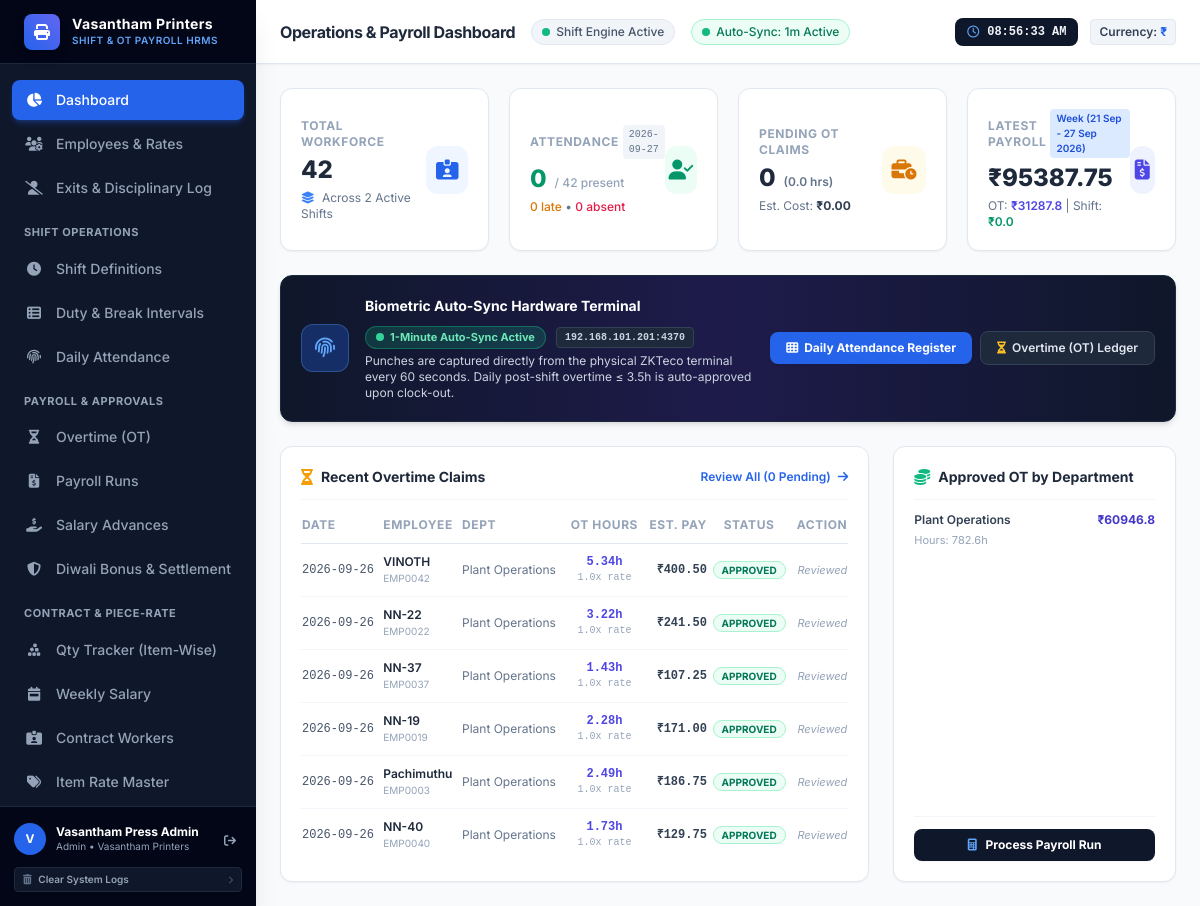
Page / (signed in) on the earlier database version.
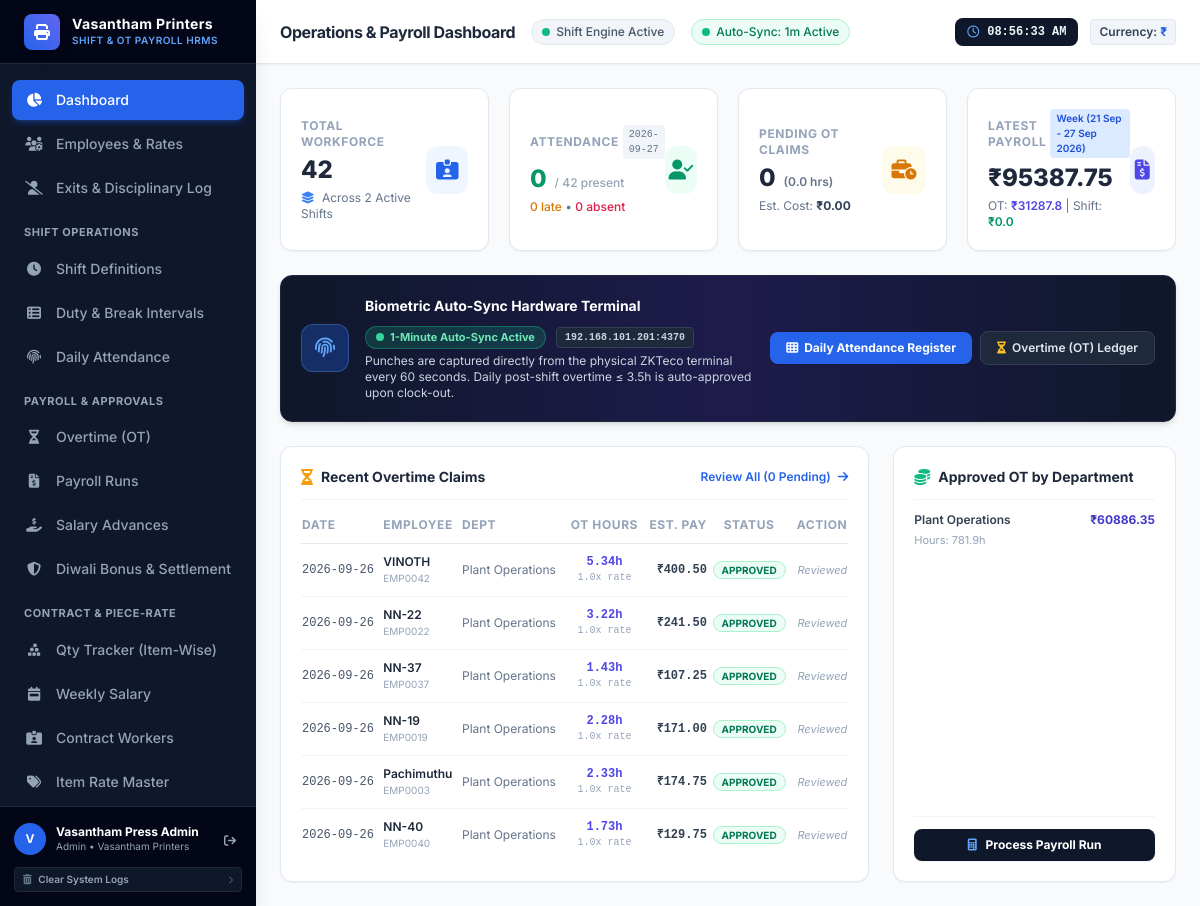
Same page on the later database version.
### tables this page shows
CREATE TABLE overtime_records (
        id INTEGER PRIMARY KEY AUTOINCREMENT,
        employee_id INTEGER NOT NULL REFERENCES employees(id) ON DELETE CASCADE,
        attendance_id INTEGER REFERENCES attendance_records(id) ON DELETE SET NULL,
        date TEXT NOT NULL,               -- 'YYYY-MM-DD'
        ot_type TEXT NOT NULL DEFAULT 'NORMAL', -- 'NORMAL', 'WEEKEND', 'HOLIDAY'
        pre_shift_ot_hours REAL NOT NULL DEFAULT 0.0,
        post_shift_ot_hours REAL NOT NULL DEFAULT 0.0,
        total_ot_hours REAL NOT NULL DEFAULT 0.0,
        multiplier REAL NOT NULL DEFAULT 1.5,
        approved_hours REAL NOT NULL DEFAULT 0.0,
        calculated_ot_pay REAL NOT NULL DEFAULT 0.0,
        status TEXT NOT NULL DEFAULT 'PENDING', -- 'PENDING', 'APPROVED', 'REJECTED'
        reason TEXT,
        approved_by TEXT,
        approved_at TIMESTAMP,
        created_at TIMESTAMP DEFAULT CURRENT_TIMESTAMP
    );

CREATE TABLE departments (
        id INTEGER PRIMARY KEY AUTOINCREMENT,
        code TEXT UNIQUE NOT NULL,
        name TEXT NOT NULL,
        description TEXT,
        created_at TIMESTAMP DEFAULT CURRENT_TIMESTAMP
    );

CREATE TABLE employees (
        id INTEGER PRIMARY KEY AUTOINCREMENT,
        emp_no TEXT UNIQUE NOT NULL,
        first_name TEXT NOT NULL,
        last_name TEXT NOT NULL,
        email TEXT UNIQUE NOT NULL,
        phone TEXT,
        department_id INTEGER NOT NULL REFERENCES departments(id) ON DELETE RESTRICT,
        designation TEXT NOT NULL,
        join_date TEXT NOT NULL,
        default_shift_id INTEGER REFERENCES shifts(id) ON DELETE SET NULL,
        salary_type TEXT NOT NULL DEFAULT 'MONTHLY', -- 'MONTHLY' or 'HOURLY'
        base_salary REAL NOT NULL DEFAULT 30000.0,
        hourly_rate REAL NOT NULL DEFAULT 144.23,
        hra REAL NOT NULL DEFAULT 5000.0,
        special_allowance REAL NOT NULL DEFAULT 2500.0,
        pf_deduction_pct REAL NOT NULL DEFAULT 12.0,
        esi_deduction_pct REAL NOT NULL DEFAULT 0.75,
        tax_deduction_pct REAL NOT NULL DEFAULT 5.0,
        weekly_off_day INTEGER NOT NULL DEFAULT 6, -- 0=Monday, 6=Sunday
        is_active INTEGER NOT NULL DEFAULT 1,
        created_at TIMESTAMP DEFAULT CURRENT_TIMESTAMP
    , pay_frequency TEXT NOT NULL DEFAULT 'MONTHLY', pf_enabled INTEGER NOT NULL DEFAULT 0, esi_enabled INTEGER NOT NULL DEFAULT 0, shift_salary REAL NOT NULL DEFAULT 0.0, ot_hourly_rate REAL NOT NULL DEFAULT 0.0, safety_training_completed INTEGER NOT NULL DEFAULT 1, safety_training_date TEXT, safety_training_approved_by TEXT NOT NULL DEFAULT 'Press Safety Officer', employment_status TEXT NOT NULL DEFAULT 'ACTIVE', status_date TEXT, status_reason TEXT, is_admin INTEGER NOT NULL DEFAULT 0);

### routes/dashboard.py (the view)
@dashboard_bp.route("/")
def index():
    conn = get_db_connection()
    cursor = conn.cursor()
    today_str = date.today().strftime("%Y-%m-%d")
    cursor.execute("SELECT COUNT(*) as cnt FROM employees WHERE is_active = 1")
    total_employees = cursor.fetchone()["cnt"]
    cursor.execute("SELECT COUNT(*) as cnt FROM shifts WHERE is_active = 1")
    total_shifts = cursor.fetchone()["cnt"]
    cursor.execute("""
        SELECT
            COUNT(CASE WHEN status IN ('PRESENT', 'LATE') THEN 1 END) as present_count,
            COUNT(CASE WHEN status = 'LATE' THEN 1 END) as late_count,
            COUNT(CASE WHEN status = 'HALF_DAY' THEN 1 END) as half_day_count,
            COUNT(CASE WHEN status = 'ABSENT' THEN 1 END) as absent_count,
            COUNT(CASE WHEN status = 'WEEKLY_OFF' THEN 1 END) as off_count
        FROM attendance_records
        WHERE date = ?
    """, (today_str,))
    today_att = dict(cursor.fetchone())
    if sum(today_att.values()) == 0:
        cursor.execute("SELECT MAX(date) as max_date FROM attendance_records")
        latest_date_row = cursor.fetchone()
        eval_date = latest_date_row["max_date"] or today_str
        cursor.execute("""
            SELECT
                COUNT(CASE WHEN status IN ('PRESENT', 'LATE') THEN 1 END) as present_count,
                COUNT(CASE WHEN status = 'LATE' THEN 1 END) as late_count,
                COUNT(CASE WHEN status = 'HALF_DAY' THEN 1 END) as half_day_count,
                COUNT(CASE WHEN status = 'ABSENT' THEN 1 END) as absent_count,
                COUNT(CASE WHEN status = 'WEEKLY_OFF' THEN 1 END) as off_count
            FROM attendance_records
            WHERE date = ?
        """, (eval_date,))
        today_att = dict(cursor.fetchone())
    else:
        eval_date = today_str
    cursor.execute("""
        SELECT COUNT(*) as pending_count, COALESCE(SUM(total_ot_hours), 0.0) as pending_hours,
               COALESCE(SUM(calculated_ot_pay), 0.0) as pending_cost
        FROM overtime_records
        WHERE status = 'PENDING'
    """)
    pending_ot = dict(cursor.fetchone())
    cursor.execute("""
        SELECT * FROM payroll_runs
        ORDER BY year DESC, month DESC
        LIMIT 1
    """)
    latest_payroll_row = cursor.fetchone()
    latest_payroll = dict(latest_payroll_row) if latest_payroll_row else None
    cursor.execute("""
        SELECT s.name, s.code, s.color, COUNT(r.id) as emp_count
        FROM shifts s
        LEFT JOIN roster_schedules r ON s.id = r.shift_id AND r.date = ?
        GROUP BY s.id
        ORDER BY emp_count DESC
    """, (eval_date,))
    shift_breakdown = [dict(row) for row in cursor.fetchall()]
    cursor.execute("""
        SELECT o.*, e.first_name, e.last_name, e.emp_no, d.name as dept_name
        FROM overtime_records o
        JOIN employees e ON o.employee_id = e.id
        JOIN departments d ON e.department_id = d.id
        ORDER BY o.date DESC, o.id DESC
        LIMIT 6
    """)
    recent_ot = [dict(row) for row in cursor.fetchall()]
    cursor.execute("""
        SELECT d.name as dept_name,
               ROUND(SUM(o.approved_hours), 1) as total_ot_hours,
               ROUND(SUM(o.calculated_ot_pay), 2) as total_ot_cost
        FROM overtime_records o
        JOIN employees e ON o.employee_id = e.id
        JOIN departments d ON e.department_id = d.id
        WHERE o.status = 'APPROVED'
        GROUP BY d.id
        ORDER BY total_ot_cost DESC
    """)
    dept_ot_stats = [dict(row) for row in cursor.fetchall()]
    cursor.execute("SELECT id, emp_no, first_name, last_name, default_shift_id FROM employees WHERE is_active = 1 ORDER BY first_name")
    active_employees = [dict(row) for row in cursor.fetchall()]
    conn.close()
    return render_template(
        "dashboard.html",
        total_employees=total_employees,
        total_shifts=total_shifts,
        today_att=today_att,
        eval_date=eval_date,
        pending_ot=pending_ot,
        latest_payroll=latest_payroll,
        shift_breakdown=shift_breakdown,
        recent_ot=recent_ot,
        dept_ot_stats=dept_ot_stats,
        active_employees=active_employees
    )

### database.py (called while the page is built)
def get_db_connection():
    db_path = os.environ.get("HRMS_DB_PATH", DB_PATH)
    conn = sqlite3.connect(db_path, timeout=30.0)
    conn.row_factory = sqlite3.Row
    conn.execute("PRAGMA foreign_keys = ON;")
    conn.execute("PRAGMA journal_mode = WAL;")
    conn.execute("PRAGMA synchronous = NORMAL;")
    conn.execute("PRAGMA busy_timeout = 30000;")
    return conn

### models/auto_sync.py (called while the page is built)
def get_syncer():
    global _syncer_instance
    if _syncer_instance is None:
        _syncer_instance = BiometricAutoSyncer(interval_seconds=60, days_back=7)
    return _syncer_instance

def get_auto_sync_status():
    syncer = get_syncer()
    return syncer.get_status()

### templates/dashboard.html (shortened to what the changed rows need)
{% extends "base.html" %}
{% block header_title %}Operations & Payroll Dashboard{% endblock %}
{% block content %}
<div class="space-y-6 max-w-7xl mx-auto">
    <div class="grid grid-cols-1 lg:grid-cols-3 gap-6">
        <div class="bg-white p-5 rounded-xl border border-slate-200 shadow-sm lg:col-span-2">
            <div class="overflow-x-auto">
                <table class="w-full text-left text-xs">
                    <thead>
                        <tr class="border-b border-slate-200 text-slate-400 font-semibold uppercase tracking-wider">
                            <th class="pb-2.5">Date</th>
                            <th class="pb-2.5">Employee</th>
                            <th class="pb-2.5">Dept</th>
                            <th class="pb-2.5 text-center">OT Hours</th>
                            <th class="pb-2.5 text-right">Est. Pay</th>
                            <th class="pb-2.5 text-center">Status</th>
                            <th class="pb-2.5 text-right">Action</th>
                        </tr>
                    </thead>
                    <tbody class="divide-y divide-slate-100">
                        {% for ot in recent_ot %}
                        <tr class="hover:bg-slate-50 transition">
                            <td class="py-2.5 font-mono text-slate-600">{{ ot.date }}</td>
                            <td class="py-2.5 font-semibold text-slate-800">
                                {{ ot.first_name }} {{ ot.last_name }}
                                <span class="text-[10px] text-slate-400 font-normal block">{{ ot.emp_no }}</span>
                            </td>
                            <td class="py-2.5 text-slate-500">{{ ot.dept_name }}</td>
                            <td class="py-2.5 text-center font-mono font-bold text-indigo-600">
                                {{ ot.total_ot_hours }}h
                                <span class="text-[10px] text-slate-400 font-normal block">{{ ot.multiplier }}x rate</span>
                            </td>
                            <td class="py-2.5 text-right font-mono font-semibold text-slate-700">
                                {{ company_info.currency_symbol }}{{ "%.2f"|format(ot.calculated_ot_pay) }}
                            </td>
                            <td class="py-2.5 text-center">
                                {% if ot.status == 'APPROVED' %}
                                <span class="px-2 py-0.5 rounded-full text-[10px] font-bold bg-emerald-50 text-emerald-700 border border-emerald-200">APPROVED</span>
                                {% elif ot.status == 'REJECTED' %}
                                <span class="px-2 py-0.5 rounded-full text-[10px] font-bold bg-rose-50 text-rose-700 border border-rose-200">REJECTED</span>
                                {% else %}
                                <span class="px-2 py-0.5 rounded-full text-[10px] font-bold bg-amber-50 text-amber-700 border border-amber-200">PENDING</span>
                                {% endif %}
                            </td>
                            <td class="py-2.5 text-right">
                                {% if ot.status == 'PENDING' %}
                                <div class="inline-flex space-x-1">
                                    <form action="{{ url_for('overtime.review_action', ot_id=ot.id) }}" method="POST" class="inline">
                                        <input type="hidden" name="action" value="APPROVE">
                                        <button type="submit" class="p-1 px-2 bg-emerald-600 hover:bg-emerald-700 text-white rounded text-[10px] font-bold" title="Approve">
                                            <i class="fas fa-check"></i>
                                        </button>
                                    </form>
                                    <form action="{{ url_for('overtime.review_action', ot_id=ot.id) }}" method="POST" class="inline">
                                        <input type="hidden" name="action" value="REJECT">
                                        <button type="submit" class="p-1 px-2 bg-rose-600 hover:bg-rose-700 text-white rounded text-[10px] font-bold" title="Reject">
                                            <i class="fas fa-times"></i>
                                        </button>
                                    </form>
                                </div>
                                {% else %}
                                <span class="text-[11px] text-slate-400 italic">Reviewed</span>
                                {% endif %}
                            </td>
                        </tr>
                        {% endfor %}
                    </tbody>
                </table>
            </div>
        </div>
        <div class="bg-white p-5 rounded-xl border border-slate-200 shadow-sm lg:col-span-1 flex flex-col justify-between">
            <div>
                <div class="space-y-3">
                    {% for d in dept_ot_stats %}
                    <div>
                        <div class="flex items-center justify-between text-xs mb-1">
                            <span class="font-semibold text-slate-700">{{ d.dept_name }}</span>
                            <span class="font-bold text-indigo-700">{{ company_info.currency_symbol }}{{ d.total_ot_cost }}</span>
                        </div>
                        <div class="flex items-center justify-between text-[11px] text-slate-400">
                            <span>Hours: {{ d.total_ot_hours }}h</span>
                        </div>
                    </div>
                    {% endfor %}
                </div>
            </div>
        </div>
    </div>
</div>
{% endblock %}

Differences in the rows shown:
changed overtime_records "Pachimuthu": total_ot_hours "2.49" → "2.33"; calculated_ot_pay "186.75" → "174.75"
computed for departments "Plant Operations": total_ot_cost "60946.8" → "60886.35"; total_ot_hours "782.6" → "781.9"
